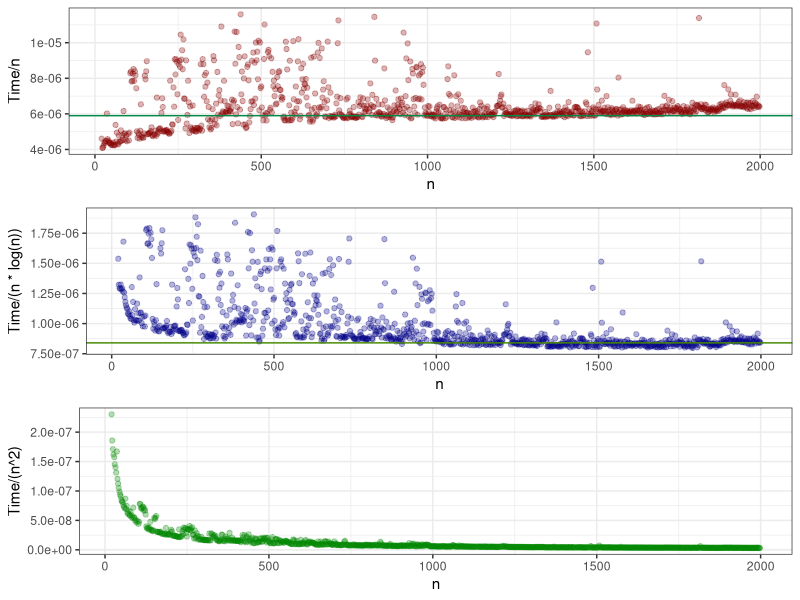
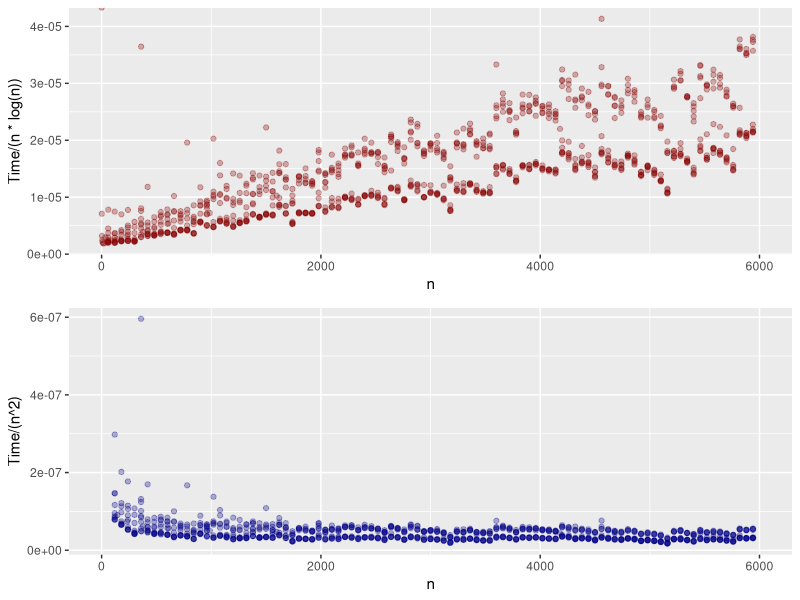
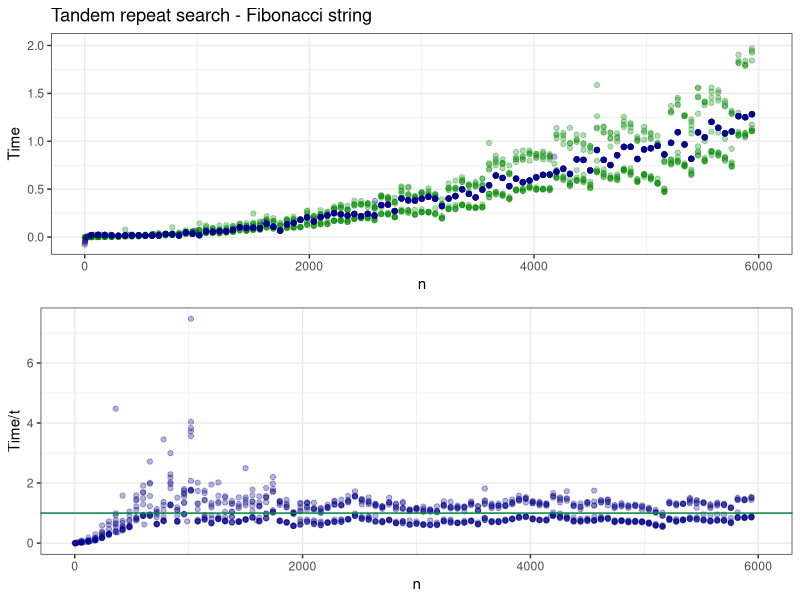

Reproduce these figures in R, in order.
## ---- chunk 1
knitr::opts_chunk$set(echo = TRUE)
library(ggpubr)
## ---- chunk 2
setwd("C:/Docs/Code/GitHub/Genome_scale_algorithms/Project3")

library(tidyverse)

df_Raw = read.csv("Test - SuffixTree Tandem Repeats.csv", header = FALSE)

colnames(df_Raw) = c("Function", "Time", "RunName", "n", "z")

df_Raw$RunName = factor(x = df_Raw$RunName)
df_Raw$Function = factor(x = df_Raw$Function)

runs = levels(df_Raw$RunName)
run.dna = runs[grep("DNA",runs)]
run.fib = runs[grep("fib",runs)]

df_dna = df_Raw[df_Raw$RunName == run.dna,]
df_fib = df_Raw[df_Raw$RunName == run.fib,]

df_dna$t = df_dna$Time / df_dna$n
df_dna = df_dna[df_dna$t < 1.3e-05,]

plot_dna.lin = ggplot( ) +
  geom_point( data = df_dna, aes( y = Time / n, x = n  ), color = "#880000", alpha = 0.3 ) +
  geom_hline(yintercept = 5.9e-06, color = "#008844") + theme_bw()

plot_dna.log = ggplot( ) +
  geom_point( data = df_dna, aes( y = Time / (n * log(n) ), x = n  ), color = "#000088", alpha = 0.3 ) + 
  geom_hline(yintercept = 0.84e-06, color = "#448800") + theme_bw()

plot_dna.sq = ggplot( scale = 0.2 ) +
  geom_point( data = df_dna, aes( y = Time / (n^2), x = n  ), color = "#008800", alpha = 0.3 ) + theme_bw() 

ggarrange(plot_dna.lin, plot_dna.log, plot_dna.sq, ncol = 1, nrow = 3)

## ---- chunk 3

plot_fib.log = ggplot( ) +
  geom_point( data = df_fib, aes( y = Time / (n * log(n)), x = n  ), color = "#880000", alpha = 0.3 ) +
  xlim(0,6000)

plot_fib.sq = ggplot( ) +
  geom_point( data = df_fib[df_fib$n > 100,], aes( y = Time / (n^2), x = n  ), color = "#000088", alpha = 0.3 ) +
  xlim(0,6000)

ggarrange(plot_fib.log, plot_fib.sq, widths = 1:1, ncol = 1, nrow = 2)


## ---- chunk 4

fit_lognz = lm( data = df_fib, formula = Time ~ log(n) * n + z )

c.0 = fit_lognz$coefficients["(Intercept)"]
c.l = fit_lognz$coefficients["log(n)"]
c.n = fit_lognz$coefficients["n"]
c.ln = fit_lognz$coefficients["log(n):n"]
c.z = fit_lognz$coefficients["z"]

df_fib$t = c.0 + c.l * log(df_fib$n) + c.n * df_fib$n + c.ln * df_fib$n * log(df_fib$n) + c.z * df_fib$z

plot_fib.fit = ggplot( ) +
  geom_point( data = df_fib, aes( y = Time, x = n  ), color = "#008800", alpha = 0.3 ) +
  geom_point( data = df_fib, aes( y = t, x = n  ), color = "#000088", alpha = 0.3 ) +
  theme_bw() + xlim(0,6000) +
  ggtitle("Tandem repeat search - Fibonacci string")

plot_fib.t = ggplot( ) +
  geom_point( data = df_fib, aes( y = Time / t, x = n  ), color = "#000088", alpha = 0.3 ) +
  geom_hline(yintercept = 1, color = "#008844") +
  theme_bw() + xlim(0,6000)

ggarrange(plot_fib.fit, plot_fib.t, widths = 1:1, ncol = 1, nrow = 2)
  
